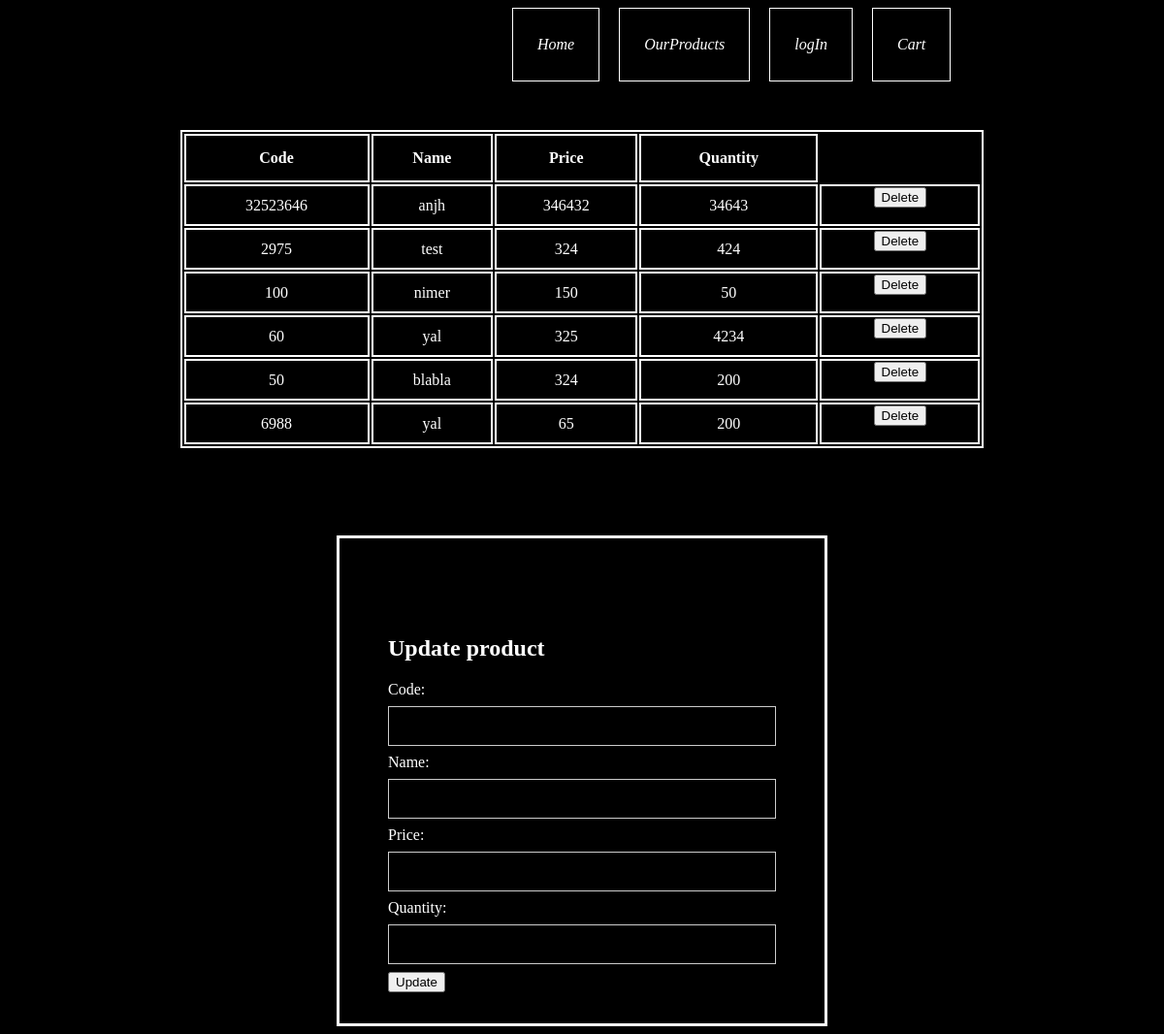
/products.php, run on the app's committed database.
### tables this page shows
CREATE TABLE IF NOT EXISTS `lamps` (
  `code` int(11) NOT NULL,
  `name` text NOT NULL,
  `price` int(11) NOT NULL,
  `quantity` int(11) NOT NULL,
  `image` varchar(256) NOT NULL,
  PRIMARY KEY (`code`)
);

### products.php (the view, shortened to what this page needs)
<link rel="stylesheet" href="menu.css" />
<link rel="stylesheet" href="product.css" />
<body style="background:black;color :white">
    <ul>
        <li style="margin-left: 500px "><a class="active" href="home.php">Home</a></li>
        <li><a href="products.html">OurProducts</a></li>
        <li><a href="login1.php">logIn</a></li>
        <li><a href="cart.html">Cart</a></li>
    </ul>
  <?php
$conn = new mysqli("localhost", "root", "", "orot2000");
$sql = "SELECT * FROM lamps";
$result = $conn->query($sql);
if ($result->num_rows > 0) {
 ?>
<table>
  <tr>
    <th>Code</th>
    <th>Name</th>
    <th>Price</th>
    <th>Quantity</th>
  </tr>
  <?php
  while($row = $result->fetch_assoc()) {
    echo "<tr>";
    echo "<td>" . $row['code'] . "</td>";
    echo "<td>" . $row['name'] . "</td>";
    echo "<td>" . $row['price'] . "</td>";
	echo "<td>" . $row['quantity'] . "</td>";
    echo "<td>";
    echo "<form action='products.php' method='post'>";
    echo "<input type='submit' value='Delete' name='delete_product'>";
    echo "</form>";
    echo "</td>";
    echo "</tr>";
  }
  ?>
  </table> <?php
} else {
  echo "No products found";
}
?>
<div >
<form class="f" action="products.php" method="post">
	<div class="container">
		<h2>Update product</h2>
		<label for="code">Code:</label><br>
		<input style="background:black" type="text" id="code" name="code"><br>
		<label for="name">Name:</label><br>
		<input style="background:black" type="text" id="name" name="name"><br>
		<label for="price">Price:</label><br>
		<input style="background:black" type="text" id="price" name="price"><br>
		<label for="quantity">Quantity:</label><br>
		<input style="background:black" type="text" id="quantity" name="quantity"><br>
		<input type="submit" value="Update" name="submit">
	</div>
</form>
</div>
</body>

### menu.css (style rules this page uses)
ul { list-style-type: none; margin: 0; padding: 0; overflow: hidden; background-color: black; }
li { float: left; }
li a { margin-left: 20px; display: block; color: white; font-style:italic; text-align: center; padding: 28px 25px; text-decoration: none; border: 1px solid white; }
a { margin-left: 130px }

### product.css (style rules this page uses)
table { border: 2px solid white; margin: auto; width: 70%; margin-top: 50px; font-family: cursive; }
th { height: 50px; }
th,td { border: 2px solid white; text-align: center; }
.container { margin: auto; margin-top: 100px; background-color: black; color: white; width: 400px; height:400px; }
input[type=text], input[type=password] { width: 100%; padding: 12px 20px; margin: 8px 0; display: inline-block; border: 1px solid #ccc; box-sizing: border-box; color: white; }
.f { color: white; border: 3px solid white; margin: auto; width: 500px; margin-top: 90px; font-family: cursive; }

### data on the page
lamps: code "32523646", name "anjh", price "346432", quantity "34643"
lamps: code "2975", name "test", price "324", quantity "424"
lamps: code "100", name "nimer", price "150", quantity "50"
lamps: code "60", name "yal", price "325", quantity "4234"
lamps: code "50", name "blabla", price "324", quantity "200"
lamps: code "6988", name "yal", price "65", quantity "200"
